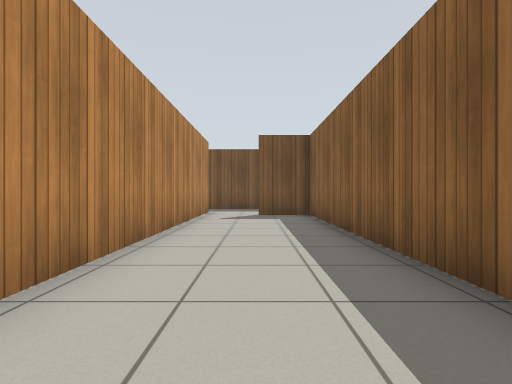
[1] (above)

23 first-person views from a walk through a robot-simulator world made for Gazebo. The camera is 0.72 m above the floor, looks level and sees 80° across. The floor is counted in squares, 1 m on a side. Each view is taken from the middle of a square. On the plan, view 1 faces up. The plan holds only what a view shows up to about 10 squares ahead; the rest is blank. Simple patterns stand in for the simulator's built-in surfaces.

[2]
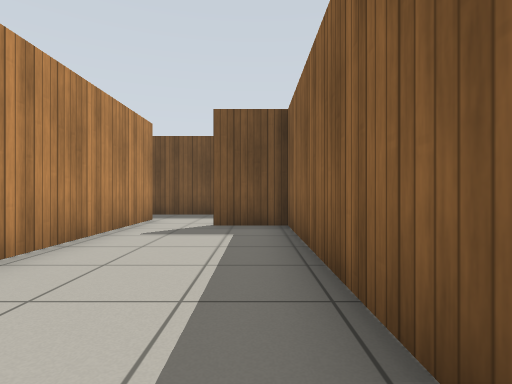

[3]
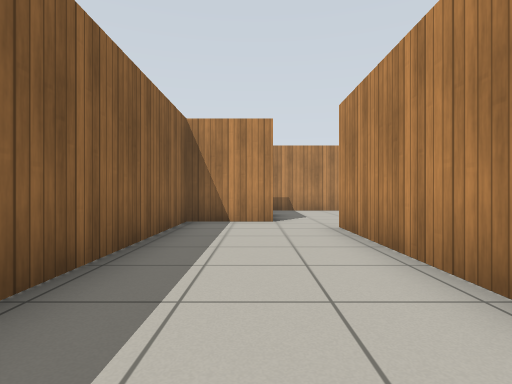

[4]
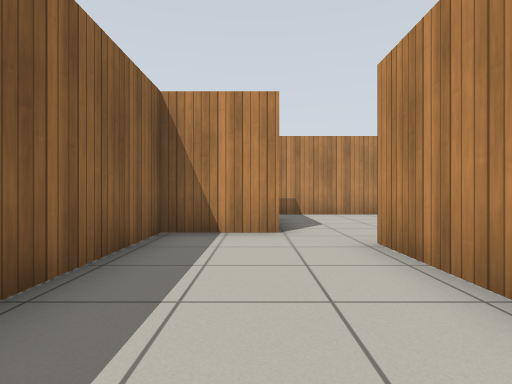

[5]
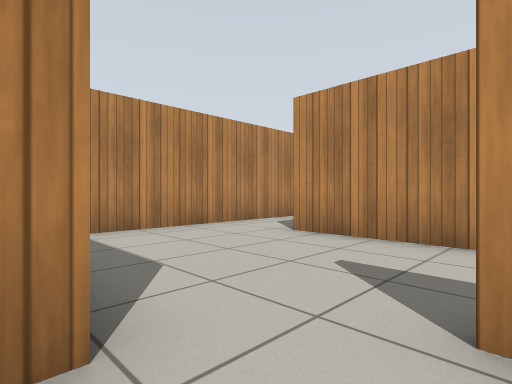

[6]
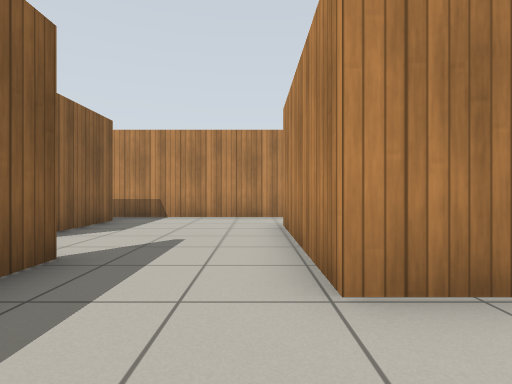

[7]
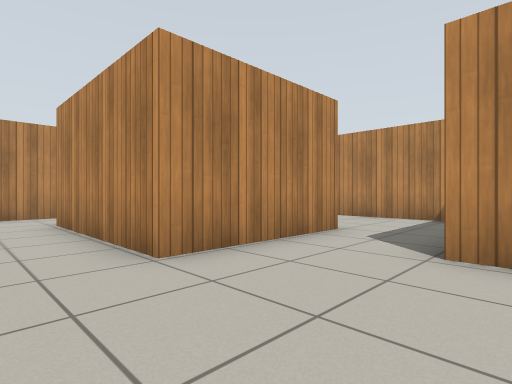

[8]
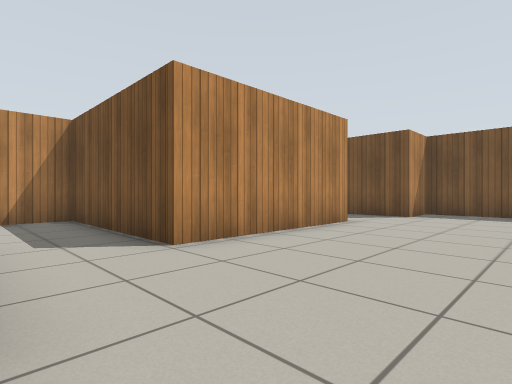

[9]
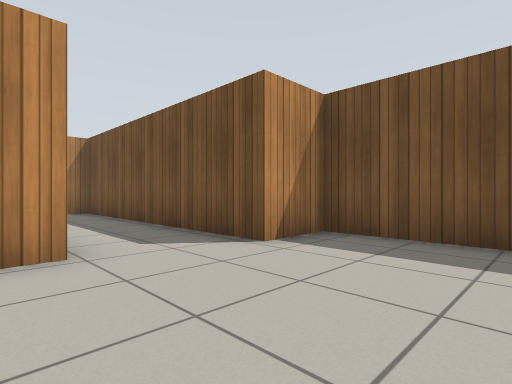

[10]
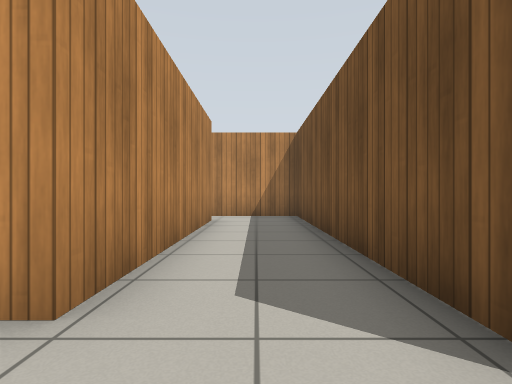

[11]
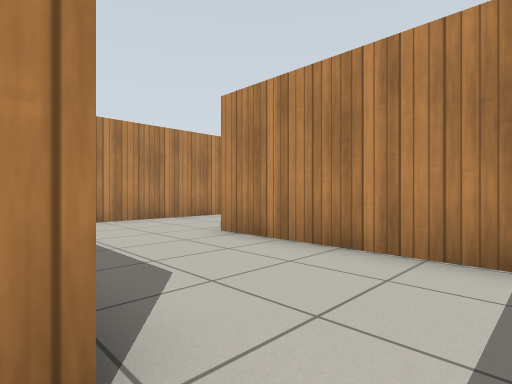

[12]
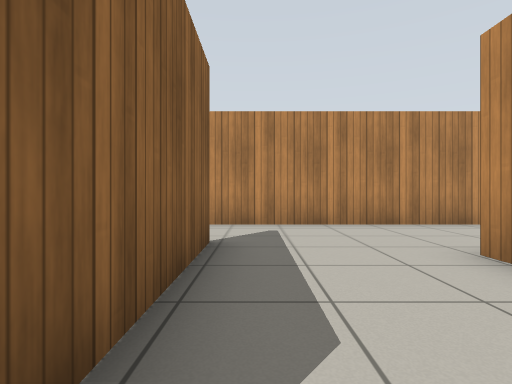

[13]
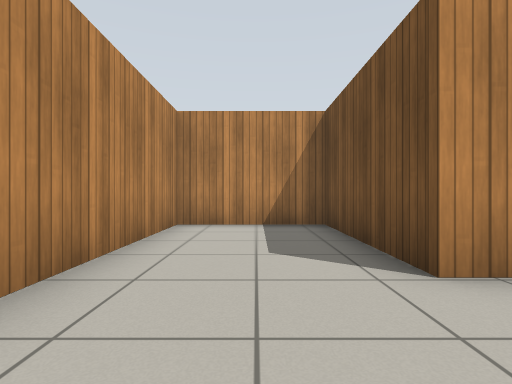

[14]
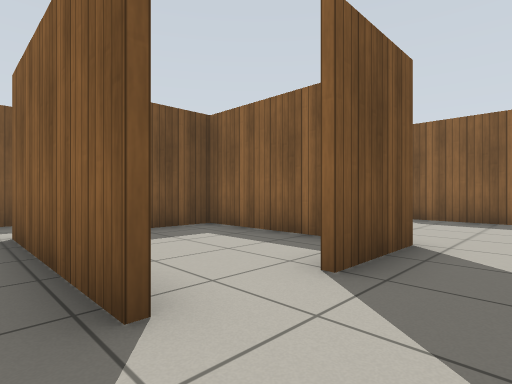

[15]
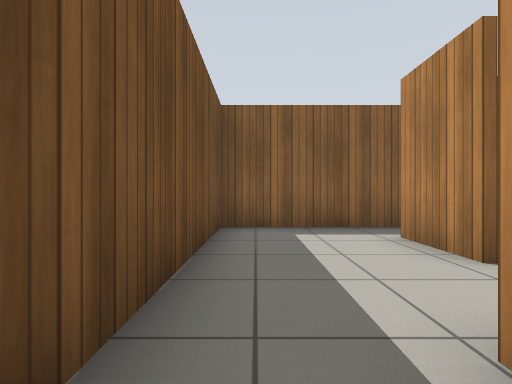

[16]
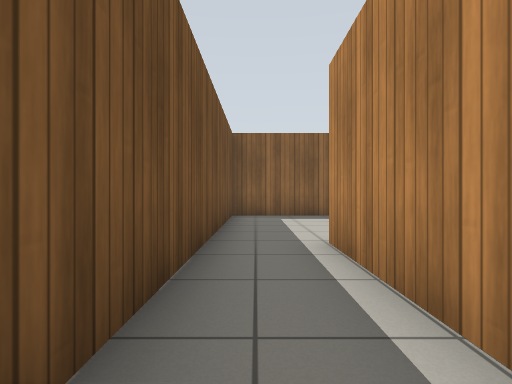

[17]
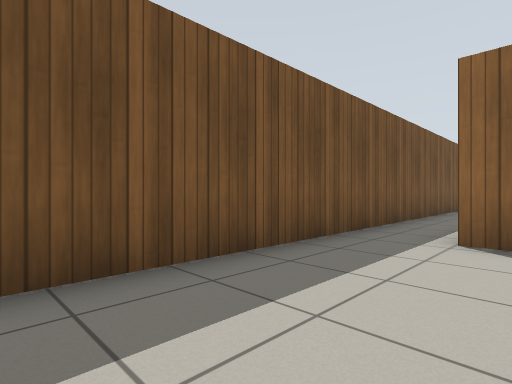

[18]
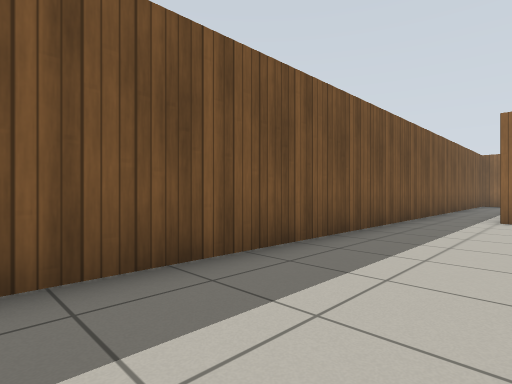

[19]
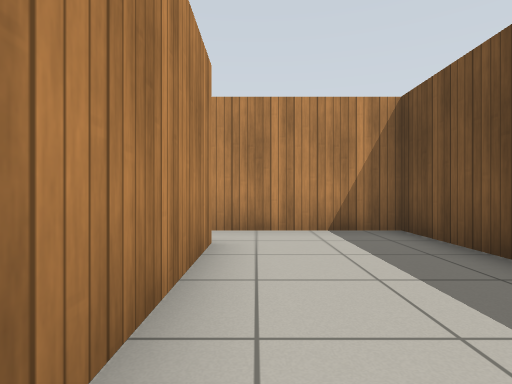

[20]
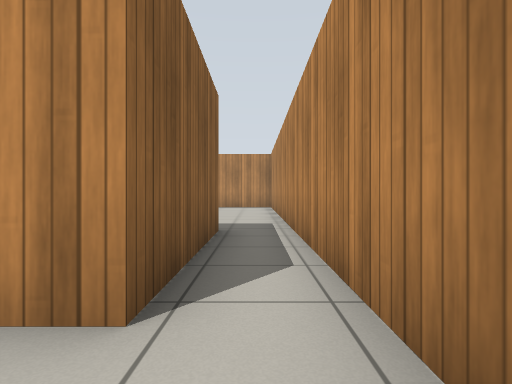

[21]
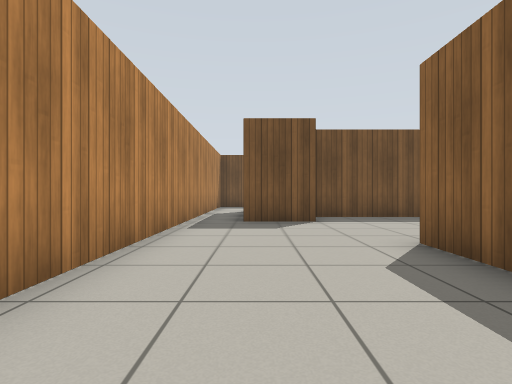

[22]
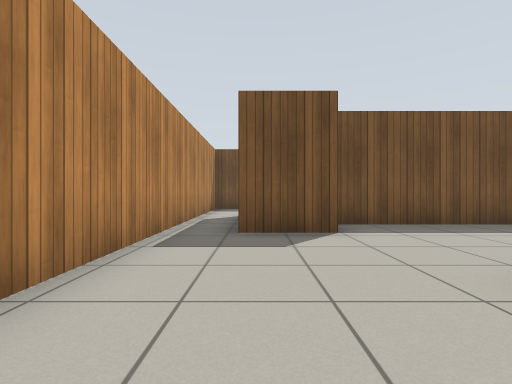

[23]
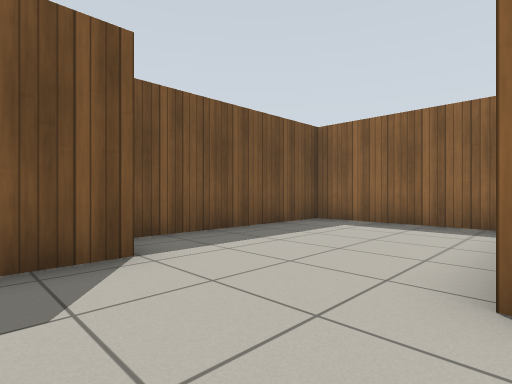

### Floor plan
Ten units are one square. View 1 is at (0, 0); x grows to the right and y downward. Boxes are objects, and circles mark ways between rooms. Rooms are numbered by the first view taken in them; rooms with no view inside come last. Other rooms are left out.
<svg viewBox="-162 -132 199 204">
<path fill="none" stroke="#000" d="M-5 24 17 24 17 -96 0 -96M-46 16 -46 46M0 -97 19 -97M32 -90 32 -127 -15 -127M-17 -110 -17 14M-4 56 -4 32M-46 67 1 67M-66 1 -46 1 -46 16M-34 -108 -61 -108 -61 -92 -142 -92 -142 -66M-19 14 -19 5M-128 -69 -67 -69 -67 -21M-83 44 -83 1 -66 1M-67 -21 -116 -21 -116 35 -157 35 -157 67 -76 67M-62 -104 -62 -110M-143 -94 -106 -94M-49 -110 -17 -110M-15 -127 -157 -127 -157 -95M-117 -6 -117 -24M-125 -54 -143 -54 -143 -94M-69 -28 -69 -67 -124 -67M-157 -95 -157 0M-47 33 -47 2 -62 2M-46 46 -66 46M-76 67 -46 67"/>
<circle cx="-35" cy="5" r="3" fill="#2a7"/>
<circle cx="-20" cy="-120" r="3" fill="#2a7"/>
<circle cx="-55" cy="60" r="3" fill="#2a7"/>
<circle cx="-75" cy="-10" r="3" fill="#2a7"/>
<circle cx="-80" cy="55" r="3" fill="#2a7"/>
<circle cx="-150" cy="-100" r="3" fill="#2a7"/>
<text x="-10" y="-30">1</text>
<text x="-50" y="-50">2</text>
<text x="-110" y="30">3</text>
<text x="-100" y="-110">4</text>
<text x="-120" y="-30">5</text>
<text x="-60" y="40">6</text>
</svg>
Room 1 opens to room 2. Room 1 opens to room 4. Room 1 opens to room 6. Room 2 opens to room 3. Room 3 opens to room 6. Room 4 opens to room 5.

Where each view was taken, in squares from view 1:
view 1: 0 up, 0 right, facing up
view 2: 3 up, 1 right, facing up
view 3: 5 up, 0 right, facing down
view 4: 3 up, 0 right, facing down
view 5: 1 down, 0 right, facing down-left
view 6: 2 up, 4 left, facing down
view 7: 3 up, 3 left, facing down-left
view 8: 0 up, 3 left, facing up-left
view 9: 6 up, 3 left, facing up-left
view 10: 8 up, 5 left, facing left
view 11: 1 up, 8 left, facing down-left
view 12: 0 up, 9 left, facing down
view 13: 5 down, 9 left, facing left
view 14: 6 down, 9 left, facing up-right
view 15: 12 up, 3 left, facing right
view 16: 12 up, 6 left, facing right
view 17: 10 up, 11 left, facing up-right
view 18: 10 up, 15 left, facing up-right
view 19: 10 up, 10 left, facing left
view 20: 11 up, 15 left, facing down
view 21: 2 down, 14 left, facing up
view 22: 0 up, 14 left, facing up
view 23: 2 up, 14 left, facing up-right
